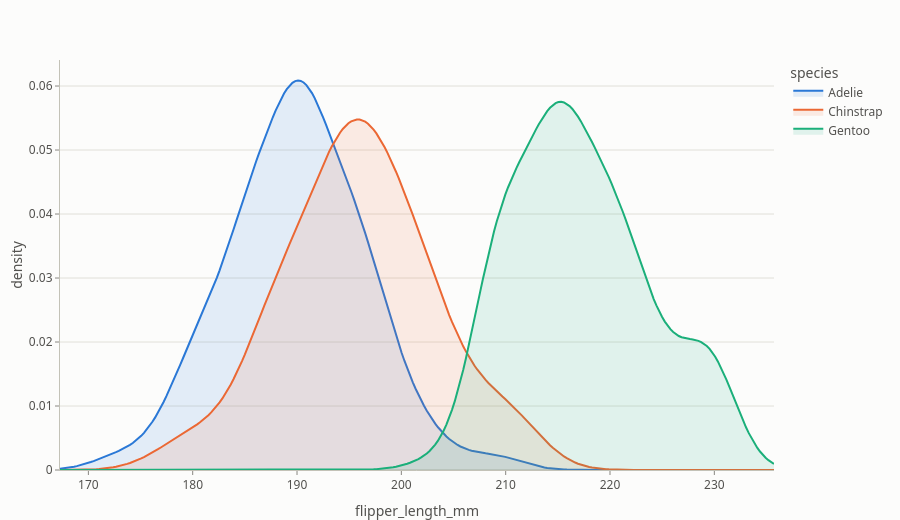

The notebook cell saved with this chart:
### Code cell
pc.density(pen, 'flipper_length_mm', 'species', backend='plotly')

### Figure 1 — Plotly figure (JSON) as saved in the notebook; plotly's stock layout.template omitted (floating-point values rounded to 4 significant figures; data arrays with more than 128 entries replaced by an {"elided": "..."} marker saying what was removed)
{"data": [{"fill": "tozeroy", "fillcolor": "rgba(42,120,214,0.12)", "hovertemplate": "flipper_length_mm: %{x:,.4~g}<br>density: %{y:.3g}<extra>Adelie</extra>", "line": {"color": "#2a78d6", "width": 2}, "mode": "lines", "name": "Adelie", "showlegend": true, "type": "scatter", "x": {"elided": "256 float values"}, "y": {"elided": "256 float values"}}, {"fill": "tozeroy", "fillcolor": "rgba(235,104,52,0.12)", "hovertemplate": "flipper_length_mm: %{x:,.4~g}<br>density: %{y:.3g}<extra>Chinstrap</extra>", "line": {"color": "#eb6834", "width": 2}, "mode": "lines", "name": "Chinstrap", "showlegend": true, "type": "scatter", "x": {"elided": "256 float values"}, "y": {"elided": "256 float values"}}, {"fill": "tozeroy", "fillcolor": "rgba(27,175,122,0.12)", "hovertemplate": "flipper_length_mm: %{x:,.4~g}<br>density: %{y:.3g}<extra>Gentoo</extra>", "line": {"color": "#1baf7a", "width": 2}, "mode": "lines", "name": "Gentoo", "showlegend": true, "type": "scatter", "x": {"elided": "256 float values"}, "y": {"elided": "256 float values"}}], "layout": {"height": 520, "hovermode": "x unified", "legend": {"title": {"text": "species"}}, "xaxis": {"showgrid": false, "title": {"text": "flipper_length_mm"}}, "yaxis": {"rangemode": "tozero", "title": {"text": "density"}}}}
